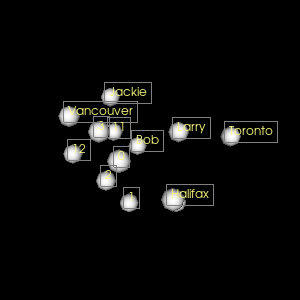

The Python source for this figure:
#!/usr/bin/env python

# Write and read MNI tag points with labels, display with glyphs and label placement.

import os
import tempfile

import vtkmodules.vtkInteractionStyle  # noqa: F401
import vtkmodules.vtkRenderingFreeType  # noqa: F401
import vtkmodules.vtkRenderingOpenGL2  # noqa: F401

from vtkmodules.vtkCommonCore import (
    vtkDoubleArray,
    vtkStringArray,
)
from vtkmodules.vtkCommonTransforms import vtkTransform
from vtkmodules.vtkFiltersCore import vtkGlyph3D
from vtkmodules.vtkFiltersGeneral import vtkTransformFilter
from vtkmodules.vtkFiltersSources import (
    vtkPointSource,
    vtkSphereSource,
)
from vtkmodules.vtkIOMINC import (
    vtkMNITagPointReader,
    vtkMNITagPointWriter,
)
from vtkmodules.vtkRenderingCore import (
    vtkActor,
    vtkActor2D,
    vtkDataSetMapper,
    vtkRenderWindow,
    vtkRenderWindowInteractor,
    vtkRenderer,
    vtkTextProperty,
)
from vtkmodules.vtkRenderingLabel import (
    vtkLabelPlacementMapper,
    vtkPointSetToLabelHierarchy,
)

# Temp file for tag points
temp_dir = tempfile.mkdtemp()
tag_file = os.path.join(temp_dir, "mni-tagtest.tag")

# Create random points in a sphere
sphere_source = vtkPointSource()
sphere_source.SetNumberOfPoints(13)

xform = vtkTransform()
xform.RotateWXYZ(20, 1, 0, 0)

xform_filter = vtkTransformFilter()
xform_filter.SetTransform(xform)
xform_filter.SetInputConnection(sphere_source.GetOutputPort())

# Labels
labels = vtkStringArray()
for lbl in ["0", "1", "2", "3", "Halifax", "Toronto", "Vancouver",
            "Larry", "Bob", "Jackie", "10", "11", "12"]:
    labels.InsertNextValue(lbl)

# Weights
weights = vtkDoubleArray()
for w in [1.0, 1.1, 1.2, 1.3, 1.4, 1.5, 1.6, 1.7, 1.8, 1.9, 0.9, 0.8, 0.7]:
    weights.InsertNextValue(w)

# Write tag points
tag_writer = vtkMNITagPointWriter()
tag_writer.SetFileName(tag_file)
tag_writer.SetInputConnection(sphere_source.GetOutputPort())
tag_writer.SetInputConnection(1, xform_filter.GetOutputPort())
tag_writer.SetLabelText(labels)
tag_writer.SetWeights(weights)
tag_writer.SetComments("Volume 1: sphere points\nVolume 2: transformed points")
tag_writer.Write()

# Read tag points back
tag_reader = vtkMNITagPointReader()
tag_reader.SetFileName(tag_file)

# Label hierarchy
label_text_property = vtkTextProperty()
label_text_property.SetFontSize(12)
label_text_property.SetColor(1.0, 1.0, 0.5)

label_hierarchy = vtkPointSetToLabelHierarchy()
label_hierarchy.SetInputConnection(tag_reader.GetOutputPort())
label_hierarchy.SetTextProperty(label_text_property)
label_hierarchy.SetLabelArrayName("LabelText")
label_hierarchy.SetMaximumDepth(15)
label_hierarchy.SetTargetLabelCount(12)

label_mapper = vtkLabelPlacementMapper()
label_mapper.SetInputConnection(label_hierarchy.GetOutputPort())
label_mapper.UseDepthBufferOff()
label_mapper.SetShapeToRect()
label_mapper.SetStyleToOutline()

label_actor = vtkActor2D()
label_actor.SetMapper(label_mapper)

# Glyph the points as spheres
glyph_source = vtkSphereSource()
glyph_source.SetRadius(0.05)

glyph_filter = vtkGlyph3D()
glyph_filter.SetSourceConnection(glyph_source.GetOutputPort())
glyph_filter.SetInputConnection(tag_reader.GetOutputPort())

glyph_mapper = vtkDataSetMapper()
glyph_mapper.SetInputConnection(glyph_filter.GetOutputPort())

actor = vtkActor()
actor.SetMapper(glyph_mapper)
actor.GetProperty().SetColor(1.0, 1.0, 1.0)

# Renderer
renderer = vtkRenderer()
renderer.AddViewProp(actor)
renderer.AddViewProp(label_actor)
renderer.SetBackground(0, 0, 0)

# Render window
render_window = vtkRenderWindow()
render_window.AddRenderer(renderer)
render_window.SetWindowName("mni tag points")
render_window.SetMultiSamples(0)
render_window.SetSize(300, 300)

# Interactor
interactor = vtkRenderWindowInteractor()
interactor.SetRenderWindow(render_window)

# Scene
renderer.ResetCamera()

interactor.Initialize()
interactor.Start()

# Clean up
os.remove(tag_file)
os.rmdir(temp_dir)
